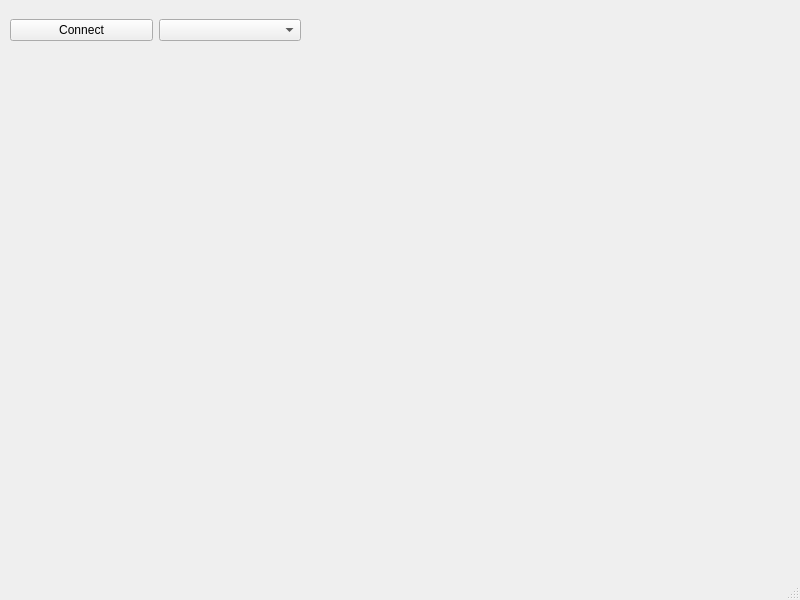
<?xml version="1.0" encoding="UTF-8"?>
<ui version="4.0">
 <class>TemperatureViewer</class>
 <widget class="QMainWindow" name="TemperatureViewer">
  <property name="geometry">
   <rect>
    <x>0</x>
    <y>0</y>
    <width>800</width>
    <height>600</height>
   </rect>
  </property>
  <property name="windowTitle">
   <string>Temperature Viewer</string>
  </property>
  <widget class="QWidget" name="centralwidget">
   <widget class="QWidget" name="layoutWidget">
    <property name="geometry">
     <rect>
      <x>10</x>
      <y>10</y>
      <width>291</width>
      <height>41</height>
     </rect>
    </property>
    <layout class="QHBoxLayout" name="horizontalLayout">
     <item>
      <widget class="QPushButton" name="btn_ConnectDisconnect">
       <property name="text">
        <string>Connect</string>
       </property>
      </widget>
     </item>
     <item>
      <widget class="QComboBox" name="cb_COMP">
       <property name="enabled">
        <bool>true</bool>
       </property>
       <property name="minimumSize">
        <size>
         <width>0</width>
         <height>0</height>
        </size>
       </property>
       <property name="maximumSize">
        <size>
         <width>16777215</width>
         <height>16777215</height>
        </size>
       </property>
      </widget>
     </item>
    </layout>
   </widget>
  </widget>
  <widget class="QMenuBar" name="menubar">
   <property name="geometry">
    <rect>
     <x>0</x>
     <y>0</y>
     <width>800</width>
     <height>21</height>
    </rect>
   </property>
  </widget>
  <widget class="QStatusBar" name="statusbar"/>
 </widget>
 <resources/>
 <connections/>
</ui>
